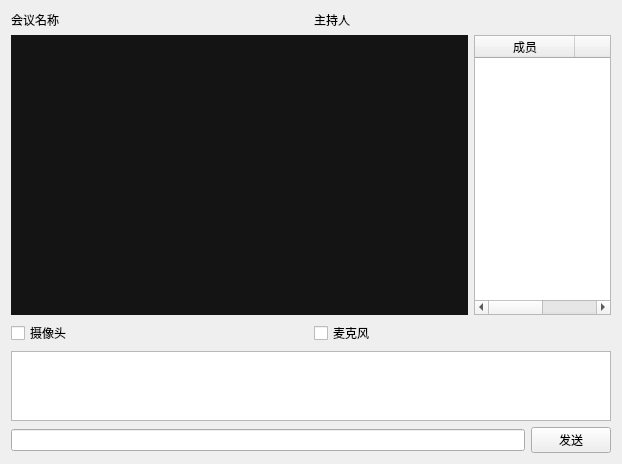
<?xml version="1.0" encoding="UTF-8"?>
<ui version="4.0">
 <class>meetingRoomWidget</class>
 <widget class="QWidget" name="meetingRoomWidget">
  <property name="geometry">
   <rect>
    <x>0</x>
    <y>0</y>
    <width>622</width>
    <height>464</height>
   </rect>
  </property>
  <property name="windowTitle">
   <string>Form</string>
  </property>
  <layout class="QVBoxLayout" name="verticalLayout" stretch="1,20,1,2,1">
   <item>
    <layout class="QHBoxLayout" name="horizontalLayout">
     <item>
      <widget class="QLabel" name="meetingName_LB">
       <property name="text">
        <string>会议名称</string>
       </property>
      </widget>
     </item>
     <item>
      <widget class="QLabel" name="host_LB">
       <property name="text">
        <string>主持人</string>
       </property>
      </widget>
     </item>
    </layout>
   </item>
   <item>
    <layout class="QHBoxLayout" name="horizontalLayout_4" stretch="10,3">
     <item>
      <widget class="QLabel" name="label">
       <property name="styleSheet">
        <string notr="true">background-color: rgb(20, 20, 20);</string>
       </property>
       <property name="text">
        <string/>
       </property>
      </widget>
     </item>
     <item>
      <widget class="QTableWidget" name="memberList_TW">
       <column>
        <property name="text">
         <string>成员</string>
        </property>
       </column>
       <column>
        <property name="text">
         <string>状态</string>
        </property>
       </column>
      </widget>
     </item>
    </layout>
   </item>
   <item>
    <layout class="QHBoxLayout" name="horizontalLayout_3">
     <item>
      <widget class="QCheckBox" name="camera_cb">
       <property name="text">
        <string>摄像头</string>
       </property>
      </widget>
     </item>
     <item>
      <widget class="QCheckBox" name="mic_cb">
       <property name="text">
        <string>麦克风</string>
       </property>
      </widget>
     </item>
    </layout>
   </item>
   <item>
    <widget class="QTextBrowser" name="msgOutput_TB"/>
   </item>
   <item>
    <layout class="QHBoxLayout" name="horizontalLayout_2">
     <item>
      <widget class="QLineEdit" name="msgInput_LE"/>
     </item>
     <item>
      <widget class="QPushButton" name="sendMsg_PB">
       <property name="text">
        <string>发送</string>
       </property>
      </widget>
     </item>
    </layout>
   </item>
  </layout>
 </widget>
 <resources/>
 <connections/>
</ui>
